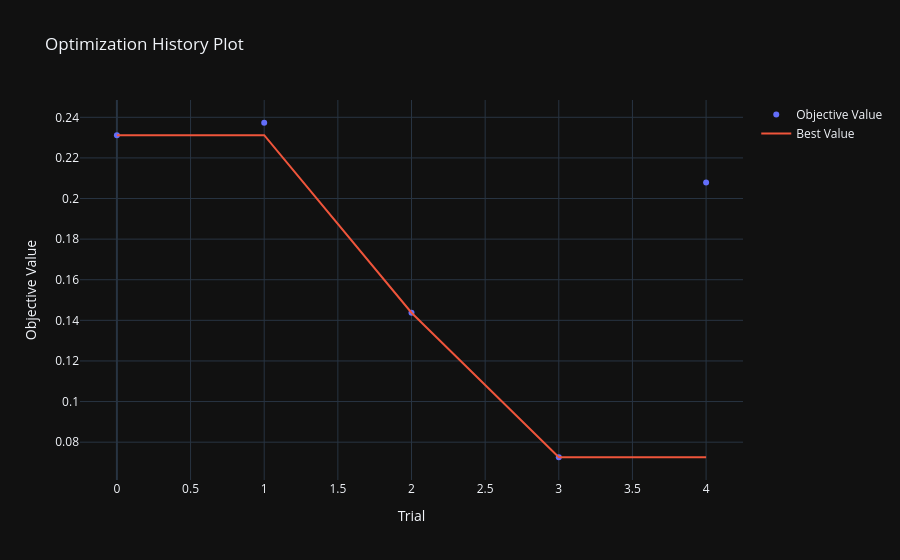
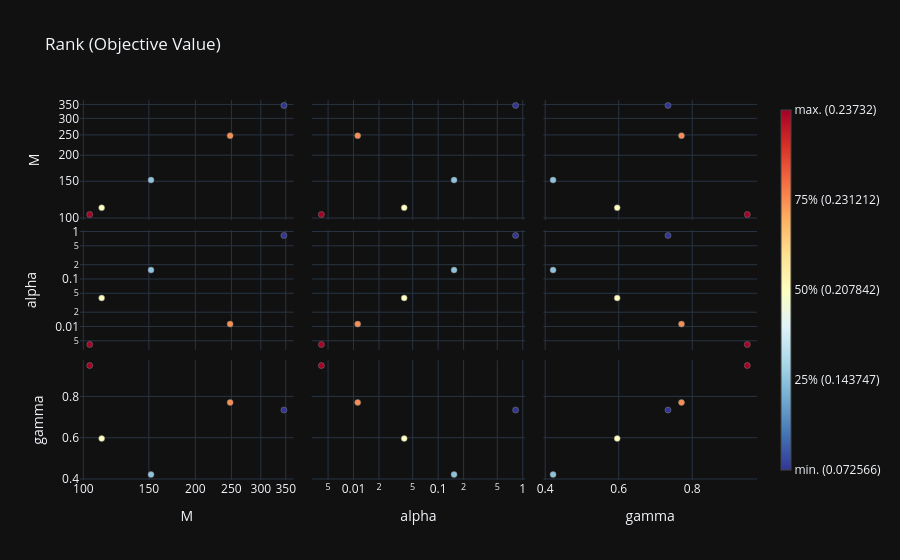
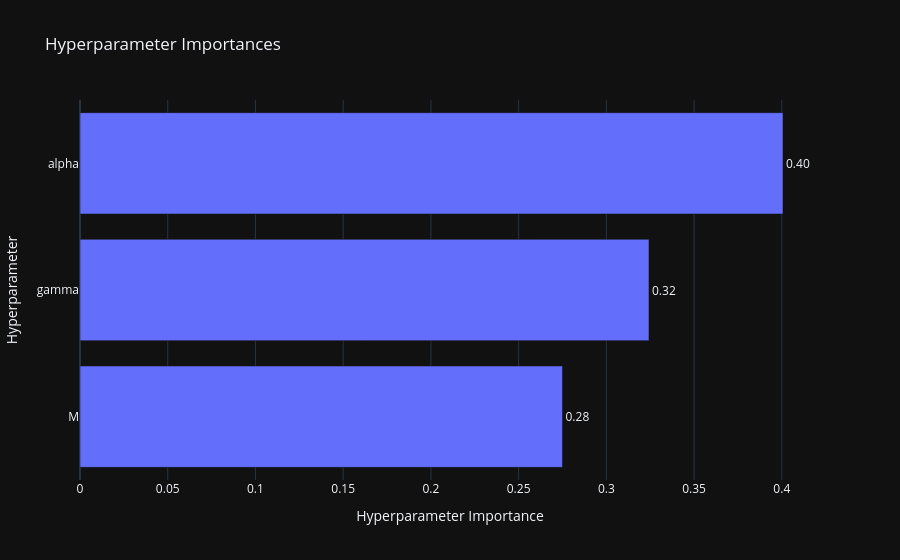
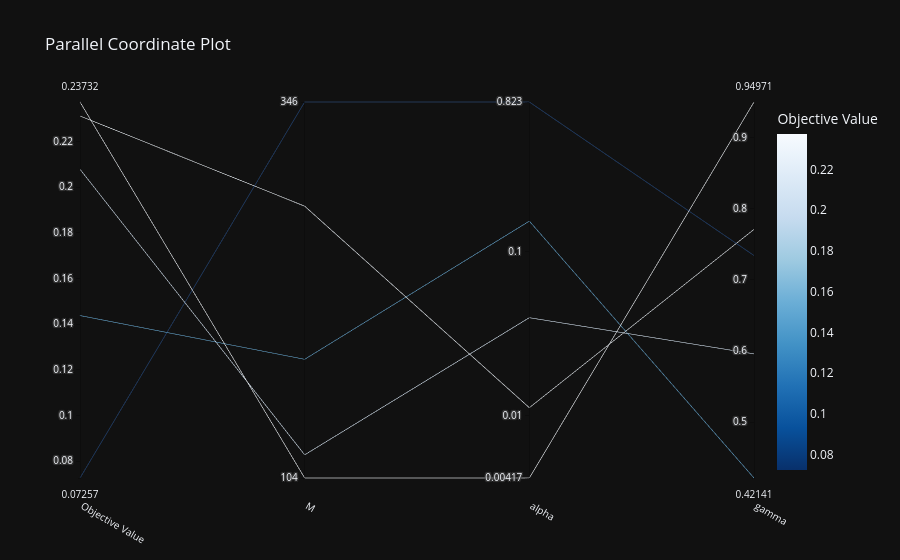

These figures' notebook cell, in order:
### Code cell
import plotly.express as px

def study_acrima(dataset: Dataset):
    d = round(math.sqrt(dataset.d))
    def objective(trial):
        alpha = trial.suggest_float("alpha", 1e-3, 5, log=True)
        gamma = trial.suggest_float("gamma", 1e-6, 1, log=False)
        M = trial.suggest_int("M", d, ACRIMA.total, log=True) # 2*d + 1 como lim sup, no funciona bien
        mlp = MultilayerPerceptron([dataset.d, M, 1], alpha, gamma, 1000)
        history_error = mlp.train_batches(50, dataset.train_loader, alpha, gamma)
        return history_error[-1]

    optuna.logging.set_verbosity(optuna.logging.INFO)

    stud = optuna.create_study(direction="minimize")
    stud.optimize(objective, n_trials=5)

    optuna.visualization.plot_optimization_history(stud).show()
    optuna.visualization.plot_rank(stud).show()
    optuna.visualization.plot_param_importances(stud).show()

    optuna.visualization.plot_parallel_coordinate(stud).show()

    df = stud.trials_dataframe()

    fig = px.scatter_3d(
        df,
        x="params_gamma",
        y="params_alpha",
        z="params_M",
        color="value"
    )

    fig.show()

    return stud.best_params["alpha"], stud.best_params["gamma"], stud.best_params["M"]

def obtain_best_parameters_acrima():
    for pix in ACRIMA.configs:
        data = Dataset(pix,106,50,1,0.3)
        alpha, gamma, m = study_acrima(data)
        data = Dataset(pix,100,50,1)
        mlp = MultilayerPerceptron([data.d, m, 1], alpha, gamma, 1000)
        history_error = mlp.train_batches(200, data.test_loader, alpha, gamma)
        visualization.make_error_plot(history_error, f"M = {m} Gamma = {gamma} Alpha = {alpha}")
        print(mlp.evaluate_batches(data.test_loader))
        break

obtain_best_parameters_acrima()

### Figure 1 — Plotly figure (JSON) as saved in the notebook; plotly's stock layout.template omitted (floating-point values rounded to 4 significant figures)
{"data": [{"mode": "markers", "name": "Objective Value", "x": [0, 1, 2, 3, 4], "y": [0.2312, 0.2373, 0.1437, 0.07257, 0.2078], "type": "scatter"}, {"mode": "lines", "name": "Best Value", "x": [0, 1, 2, 3, 4], "y": [0.2312, 0.2312, 0.1437, 0.07257, 0.07257], "type": "scatter"}, {"marker": {"color": "#cccccc"}, "mode": "markers", "name": "Infeasible Trial", "showlegend": false, "x": [], "y": [], "type": "scatter"}], "layout": {"title": {"text": "Optimization History Plot"}, "xaxis": {"title": {"text": "Trial"}}, "yaxis": {"title": {"text": "Objective Value"}}}}

### Figure 2 — Plotly figure (JSON) as saved in the notebook; plotly's stock layout.template omitted (floating-point values rounded to 4 significant figures)
{"data": [{"hovertemplate": "%{hovertext}<extra></extra>", "hovertext": ["Trial #0<br>alpha: 0.011207430471564674<br>gamma: 0.7707453071349614<br>M: 248<br><b>Objective Value: 0.23121178895235062</b>", "Trial #1<br>alpha: 0.004171491161544746<br>gamma: 0.9497099759092361<br>M: 104<br><b>Objective Value: 0.23732010275125504</b>", "Trial #2<br>alpha: 0.15430687512876118<br>gamma: 0.42141050125463564<br>M: 152<br><b>Objective Value: 0.14374683052301407</b>", "Trial #3<br>alpha: 0.823462223154708<br>gamma: 0.734029615525437<br>M: 346<br><b>Objective Value: 0.0725659504532814</b>", "Trial #4<br>alpha: 0.03971780124102911<br>gamma: 0.5957967054909885<br>M: 112<br><b>Objective Value: 0.2078419104218483</b>"], "marker": {"color": ["rgb(249.0, 142.0, 82.0)", "rgb(165.0, 0.0, 38.0)", "rgb(143.0, 195.0, 221.0)", "rgb(49.0, 54.0, 149.0)", "rgb(255.0, 255.0, 191.0)"], "line": {"color": "Grey", "width": 0.5}}, "mode": "markers", "showlegend": false, "x": [248, 104, 152, 346, 112], "y": [248, 104, 152, 346, 112], "type": "scatter", "xaxis": "x", "yaxis": "y"}, {"hovertemplate": "%{hovertext}<extra></extra>", "hovertext": ["Trial #0<br>alpha: 0.011207430471564674<br>gamma: 0.7707453071349614<br>M: 248<br><b>Objective Value: 0.23121178895235062</b>", "Trial #1<br>alpha: 0.004171491161544746<br>gamma: 0.9497099759092361<br>M: 104<br><b>Objective Value: 0.23732010275125504</b>", "Trial #2<br>alpha: 0.15430687512876118<br>gamma: 0.42141050125463564<br>M: 152<br><b>Objective Value: 0.14374683052301407</b>", "Trial #3<br>alpha: 0.823462223154708<br>gamma: 0.734029615525437<br>M: 346<br><b>Objective Value: 0.0725659504532814</b>", "Trial #4<br>alpha: 0.03971780124102911<br>gamma: 0.5957967054909885<br>M: 112<br><b>Objective Value: 0.2078419104218483</b>"], "marker": {"color": ["rgb(249.0, 142.0, 82.0)", "rgb(165.0, 0.0, 38.0)", "rgb(143.0, 195.0, 221.0)", "rgb(49.0, 54.0, 149.0)", "rgb(255.0, 255.0, 191.0)"], "line": {"color": "Grey", "width": 0.5}}, "mode": "markers", "showlegend": false, "x": [248, 104, 152, 346, 112], "y": [0.01121, 0.004171, 0.1543, 0.8235, 0.03972], "type": "scatter", "xaxis": "x4", "yaxis": "y4"}, {"hovertemplate": "%{hovertext}<extra></extra>", "hovertext": ["Trial #0<br>alpha: 0.011207430471564674<br>gamma: 0.7707453071349614<br>M: 248<br><b>Objective Value: 0.23121178895235062</b>", "Trial #1<br>alpha: 0.004171491161544746<br>gamma: 0.9497099759092361<br>M: 104<br><b>Objective Value: 0.23732010275125504</b>", "Trial #2<br>alpha: 0.15430687512876118<br>gamma: 0.42141050125463564<br>M: 152<br><b>Objective Value: 0.14374683052301407</b>", "Trial #3<br>alpha: 0.823462223154708<br>gamma: 0.734029615525437<br>M: 346<br><b>Objective Value: 0.0725659504532814</b>", "Trial #4<br>alpha: 0.03971780124102911<br>gamma: 0.5957967054909885<br>M: 112<br><b>Objective Value: 0.2078419104218483</b>"], "marker": {"color": ["rgb(249.0, 142.0, 82.0)", "rgb(165.0, 0.0, 38.0)", "rgb(143.0, 195.0, 221.0)", "rgb(49.0, 54.0, 149.0)", "rgb(255.0, 255.0, 191.0)"], "line": {"color": "Grey", "width": 0.5}}, "mode": "markers", "showlegend": false, "x": [248, 104, 152, 346, 112], "y": [0.7707, 0.9497, 0.4214, 0.734, 0.5958], "type": "scatter", "xaxis": "x7", "yaxis": "y7"}, {"hovertemplate": "%{hovertext}<extra></extra>", "hovertext": ["Trial #0<br>alpha: 0.011207430471564674<br>gamma: 0.7707453071349614<br>M: 248<br><b>Objective Value: 0.23121178895235062</b>", "Trial #1<br>alpha: 0.004171491161544746<br>gamma: 0.9497099759092361<br>M: 104<br><b>Objective Value: 0.23732010275125504</b>", "Trial #2<br>alpha: 0.15430687512876118<br>gamma: 0.42141050125463564<br>M: 152<br><b>Objective Value: 0.14374683052301407</b>", "Trial #3<br>alpha: 0.823462223154708<br>gamma: 0.734029615525437<br>M: 346<br><b>Objective Value: 0.0725659504532814</b>", "Trial #4<br>alpha: 0.03971780124102911<br>gamma: 0.5957967054909885<br>M: 112<br><b>Objective Value: 0.2078419104218483</b>"], "marker": {"color": ["rgb(249.0, 142.0, 82.0)", "rgb(165.0, 0.0, 38.0)", "rgb(143.0, 195.0, 221.0)", "rgb(49.0, 54.0, 149.0)", "rgb(255.0, 255.0, 191.0)"], "line": {"color": "Grey", "width": 0.5}}, "mode": "markers", "showlegend": false, "x": [0.01121, 0.004171, 0.1543, 0.8235, 0.03972], "y": [248, 104, 152, 346, 112], "type": "scatter", "xaxis": "x2", "yaxis": "y2"}, {"hovertemplate": "%{hovertext}<extra></extra>", "hovertext": ["Trial #0<br>alpha: 0.011207430471564674<br>gamma: 0.7707453071349614<br>M: 248<br><b>Objective Value: 0.23121178895235062</b>", "Trial #1<br>alpha: 0.004171491161544746<br>gamma: 0.9497099759092361<br>M: 104<br><b>Objective Value: 0.23732010275125504</b>", "Trial #2<br>alpha: 0.15430687512876118<br>gamma: 0.42141050125463564<br>M: 152<br><b>Objective Value: 0.14374683052301407</b>", "Trial #3<br>alpha: 0.823462223154708<br>gamma: 0.734029615525437<br>M: 346<br><b>Objective Value: 0.0725659504532814</b>", "Trial #4<br>alpha: 0.03971780124102911<br>gamma: 0.5957967054909885<br>M: 112<br><b>Objective Value: 0.2078419104218483</b>"], "marker": {"color": ["rgb(249.0, 142.0, 82.0)", "rgb(165.0, 0.0, 38.0)", "rgb(143.0, 195.0, 221.0)", "rgb(49.0, 54.0, 149.0)", "rgb(255.0, 255.0, 191.0)"], "line": {"color": "Grey", "width": 0.5}}, "mode": "markers", "showlegend": false, "x": [0.01121, 0.004171, 0.1543, 0.8235, 0.03972], "y": [0.01121, 0.004171, 0.1543, 0.8235, 0.03972], "type": "scatter", "xaxis": "x5", "yaxis": "y5"}, {"hovertemplate": "%{hovertext}<extra></extra>", "hovertext": ["Trial #0<br>alpha: 0.011207430471564674<br>gamma: 0.7707453071349614<br>M: 248<br><b>Objective Value: 0.23121178895235062</b>", "Trial #1<br>alpha: 0.004171491161544746<br>gamma: 0.9497099759092361<br>M: 104<br><b>Objective Value: 0.23732010275125504</b>", "Trial #2<br>alpha: 0.15430687512876118<br>gamma: 0.42141050125463564<br>M: 152<br><b>Objective Value: 0.14374683052301407</b>", "Trial #3<br>alpha: 0.823462223154708<br>gamma: 0.734029615525437<br>M: 346<br><b>Objective Value: 0.0725659504532814</b>", "Trial #4<br>alpha: 0.03971780124102911<br>gamma: 0.5957967054909885<br>M: 112<br><b>Objective Value: 0.2078419104218483</b>"], "marker": {"color": ["rgb(249.0, 142.0, 82.0)", "rgb(165.0, 0.0, 38.0)", "rgb(143.0, 195.0, 221.0)", "rgb(49.0, 54.0, 149.0)", "rgb(255.0, 255.0, 191.0)"], "line": {"color": "Grey", "width": 0.5}}, "mode": "markers", "showlegend": false, "x": [0.01121, 0.004171, 0.1543, 0.8235, 0.03972], "y": [0.7707, 0.9497, 0.4214, 0.734, 0.5958], "type": "scatter", "xaxis": "x8", "yaxis": "y8"}, {"hovertemplate": "%{hovertext}<extra></extra>", "hovertext": ["Trial #0<br>alpha: 0.011207430471564674<br>gamma: 0.7707453071349614<br>M: 248<br><b>Objective Value: 0.23121178895235062</b>", "Trial #1<br>alpha: 0.004171491161544746<br>gamma: 0.9497099759092361<br>M: 104<br><b>Objective Value: 0.23732010275125504</b>", "Trial #2<br>alpha: 0.15430687512876118<br>gamma: 0.42141050125463564<br>M: 152<br><b>Objective Value: 0.14374683052301407</b>", "Trial #3<br>alpha: 0.823462223154708<br>gamma: 0.734029615525437<br>M: 346<br><b>Objective Value: 0.0725659504532814</b>", "Trial #4<br>alpha: 0.03971780124102911<br>gamma: 0.5957967054909885<br>M: 112<br><b>Objective Value: 0.2078419104218483</b>"], "marker": {"color": ["rgb(249.0, 142.0, 82.0)", "rgb(165.0, 0.0, 38.0)", "rgb(143.0, 195.0, 221.0)", "rgb(49.0, 54.0, 149.0)", "rgb(255.0, 255.0, 191.0)"], "line": {"color": "Grey", "width": 0.5}}, "mode": "markers", "showlegend": false, "x": [0.7707, 0.9497, 0.4214, 0.734, 0.5958], "y": [248, 104, 152, 346, 112], "type": "scatter", "xaxis": "x3", "yaxis": "y3"}, {"hovertemplate": "%{hovertext}<extra></extra>", "hovertext": ["Trial #0<br>alpha: 0.011207430471564674<br>gamma: 0.7707453071349614<br>M: 248<br><b>Objective Value: 0.23121178895235062</b>", "Trial #1<br>alpha: 0.004171491161544746<br>gamma: 0.9497099759092361<br>M: 104<br><b>Objective Value: 0.23732010275125504</b>", "Trial #2<br>alpha: 0.15430687512876118<br>gamma: 0.42141050125463564<br>M: 152<br><b>Objective Value: 0.14374683052301407</b>", "Trial #3<br>alpha: 0.823462223154708<br>gamma: 0.734029615525437<br>M: 346<br><b>Objective Value: 0.0725659504532814</b>", "Trial #4<br>alpha: 0.03971780124102911<br>gamma: 0.5957967054909885<br>M: 112<br><b>Objective Value: 0.2078419104218483</b>"], "marker": {"color": ["rgb(249.0, 142.0, 82.0)", "rgb(165.0, 0.0, 38.0)", "rgb(143.0, 195.0, 221.0)", "rgb(49.0, 54.0, 149.0)", "rgb(255.0, 255.0, 191.0)"], "line": {"color": "Grey", "width": 0.5}}, "mode": "markers", "showlegend": false, "x": [0.7707, 0.9497, 0.4214, 0.734, 0.5958], "y": [0.01121, 0.004171, 0.1543, 0.8235, 0.03972], "type": "scatter", "xaxis": "x6", "yaxis": "y6"}, {"hovertemplate": "%{hovertext}<extra></extra>", "hovertext": ["Trial #0<br>alpha: 0.011207430471564674<br>gamma: 0.7707453071349614<br>M: 248<br><b>Objective Value: 0.23121178895235062</b>", "Trial #1<br>alpha: 0.004171491161544746<br>gamma: 0.9497099759092361<br>M: 104<br><b>Objective Value: 0.23732010275125504</b>", "Trial #2<br>alpha: 0.15430687512876118<br>gamma: 0.42141050125463564<br>M: 152<br><b>Objective Value: 0.14374683052301407</b>", "Trial #3<br>alpha: 0.823462223154708<br>gamma: 0.734029615525437<br>M: 346<br><b>Objective Value: 0.0725659504532814</b>", "Trial #4<br>alpha: 0.03971780124102911<br>gamma: 0.5957967054909885<br>M: 112<br><b>Objective Value: 0.2078419104218483</b>"], "marker": {"color": ["rgb(249.0, 142.0, 82.0)", "rgb(165.0, 0.0, 38.0)", "rgb(143.0, 195.0, 221.0)", "rgb(49.0, 54.0, 149.0)", "rgb(255.0, 255.0, 191.0)"], "line": {"color": "Grey", "width": 0.5}}, "mode": "markers", "showlegend": false, "x": [0.7707, 0.9497, 0.4214, 0.734, 0.5958], "y": [0.7707, 0.9497, 0.4214, 0.734, 0.5958], "type": "scatter", "xaxis": "x9", "yaxis": "y9"}, {"hoverinfo": "none", "marker": {"cmax": 1, "cmin": 0, "colorbar": {"thickness": 10, "ticktext": ["min. (0.072566)", "25% (0.143747)", "50% (0.207842)", "75% (0.231212)", "max. (0.23732)"], "tickvals": [0, 0.25, 0.5, 0.75, 1]}, "colorscale": [[0.0, "rgb(49,54,149)"], [0.1, "rgb(69,117,180)"], [0.2, "rgb(116,173,209)"], [0.3, "rgb(171,217,233)"], [0.4, "rgb(224,243,248)"], [0.5, "rgb(255,255,191)"], [0.6, "rgb(254,224,144)"], [0.7, "rgb(253,174,97)"], [0.8, "rgb(244,109,67)"], [0.9, "rgb(215,48,39)"], [1.0, "rgb(165,0,38)"]], "showscale": true}, "mode": "markers", "showlegend": false, "x": [null], "y": [null], "type": "scatter"}], "layout": {"xaxis": {"anchor": "y", "domain": [0.0, 0.3156], "matches": "x7", "showticklabels": false, "range": [1.991, 2.565], "type": "log"}, "yaxis": {"anchor": "x", "domain": [0.6844, 1.0], "range": [1.991, 2.565], "type": "log", "title": {"text": "M"}}, "xaxis2": {"anchor": "y2", "domain": [0.3422, 0.6578], "matches": "x8", "showticklabels": false, "range": [-2.494, 0.03041], "type": "log"}, "yaxis2": {"anchor": "x2", "domain": [0.6844, 1.0], "matches": "y", "showticklabels": false, "range": [1.991, 2.565], "type": "log"}, "xaxis3": {"anchor": "y3", "domain": [0.6844, 1.0], "matches": "x9", "showticklabels": false, "range": [0.395, 0.9761]}, "yaxis3": {"anchor": "x3", "domain": [0.6844, 1.0], "matches": "y", "showticklabels": false, "range": [1.991, 2.565], "type": "log"}, "xaxis4": {"anchor": "y4", "domain": [0.0, 0.3156], "matches": "x7", "showticklabels": false, "range": [1.991, 2.565], "type": "log"}, "yaxis4": {"anchor": "x4", "domain": [0.3422, 0.6578], "range": [-2.494, 0.03041], "type": "log", "title": {"text": "alpha"}}, "xaxis5": {"anchor": "y5", "domain": [0.3422, 0.6578], "matches": "x8", "showticklabels": false, "range": [-2.494, 0.03041], "type": "log"}, "yaxis5": {"anchor": "x5", "domain": [0.3422, 0.6578], "matches": "y4", "showticklabels": false, "range": [-2.494, 0.03041], "type": "log"}, "xaxis6": {"anchor": "y6", "domain": [0.6844, 1.0], "matches": "x9", "showticklabels": false, "range": [0.395, 0.9761]}, "yaxis6": {"anchor": "x6", "domain": [0.3422, 0.6578], "matches": "y4", "showticklabels": false, "range": [-2.494, 0.03041], "type": "log"}, "xaxis7": {"anchor": "y7", "domain": [0.0, 0.3156], "range": [1.991, 2.565], "type": "log", "title": {"text": "M"}}, "yaxis7": {"anchor": "x7", "domain": [0.0, 0.3156], "range": [0.395, 0.9761], "title": {"text": "gamma"}}, "xaxis8": {"anchor": "y8", "domain": [0.3422, 0.6578], "range": [-2.494, 0.03041], "type": "log", "title": {"text": "alpha"}}, "yaxis8": {"anchor": "x8", "domain": [0.0, 0.3156], "matches": "y7", "showticklabels": false, "range": [0.395, 0.9761]}, "xaxis9": {"anchor": "y9", "domain": [0.6844, 1.0], "range": [0.395, 0.9761], "title": {"text": "gamma"}}, "yaxis9": {"anchor": "x9", "domain": [0.0, 0.3156], "matches": "y7", "showticklabels": false, "range": [0.395, 0.9761]}, "title": {"text": "Rank (Objective Value)"}}}

### Figure 3 — Plotly figure (JSON) as saved in the notebook; plotly's stock layout.template omitted (floating-point values rounded to 4 significant figures)
{"data": [{"cliponaxis": false, "hovertemplate": ["M (IntDistribution): 0.27500702461033316<extra></extra>", "gamma (FloatDistribution): 0.3243073169506402<extra></extra>", "alpha (FloatDistribution): 0.4006856584390267<extra></extra>"], "name": "Objective Value", "orientation": "h", "text": ["0.28", "0.32", "0.40"], "textposition": "outside", "x": [0.275, 0.3243, 0.4007], "y": ["M", "gamma", "alpha"], "type": "bar"}], "layout": {"title": {"text": "Hyperparameter Importances"}, "xaxis": {"title": {"text": "Hyperparameter Importance"}}, "yaxis": {"title": {"text": "Hyperparameter"}}}}

### Figure 4 — Plotly figure (JSON) as saved in the notebook; plotly's stock layout.template omitted (floating-point values rounded to 4 significant figures)
{"data": [{"dimensions": [{"label": "Objective Value", "range": [0.07257, 0.2373], "values": [0.2312, 0.2373, 0.1437, 0.07257, 0.2078]}, {"label": "M", "range": [2.017, 2.539], "ticktext": ["104", "346"], "tickvals": [2.017, 2.539], "values": [2.394, 2.017, 2.182, 2.539, 2.049]}, {"label": "alpha", "range": [-2.38, -0.08436], "ticktext": ["0.00417", "0.01", "0.1", "0.823"], "tickvals": [-2.38, -2, -1, -0.08436], "values": [-1.95, -2.38, -0.8116, -0.08436, -1.401]}, {"label": "gamma", "range": [0.4214, 0.9497], "values": [0.7707, 0.9497, 0.4214, 0.734, 0.5958]}], "labelangle": 30, "labelside": "bottom", "line": {"color": [0.2312, 0.2373, 0.1437, 0.07257, 0.2078], "colorbar": {"title": {"text": "Objective Value"}}, "colorscale": [[0.0, "rgb(247,251,255)"], [0.125, "rgb(222,235,247)"], [0.25, "rgb(198,219,239)"], [0.375, "rgb(158,202,225)"], [0.5, "rgb(107,174,214)"], [0.625, "rgb(66,146,198)"], [0.75, "rgb(33,113,181)"], [0.875, "rgb(8,81,156)"], [1.0, "rgb(8,48,107)"]], "reversescale": true, "showscale": true}, "type": "parcoords"}], "layout": {"title": {"text": "Parallel Coordinate Plot"}}}
